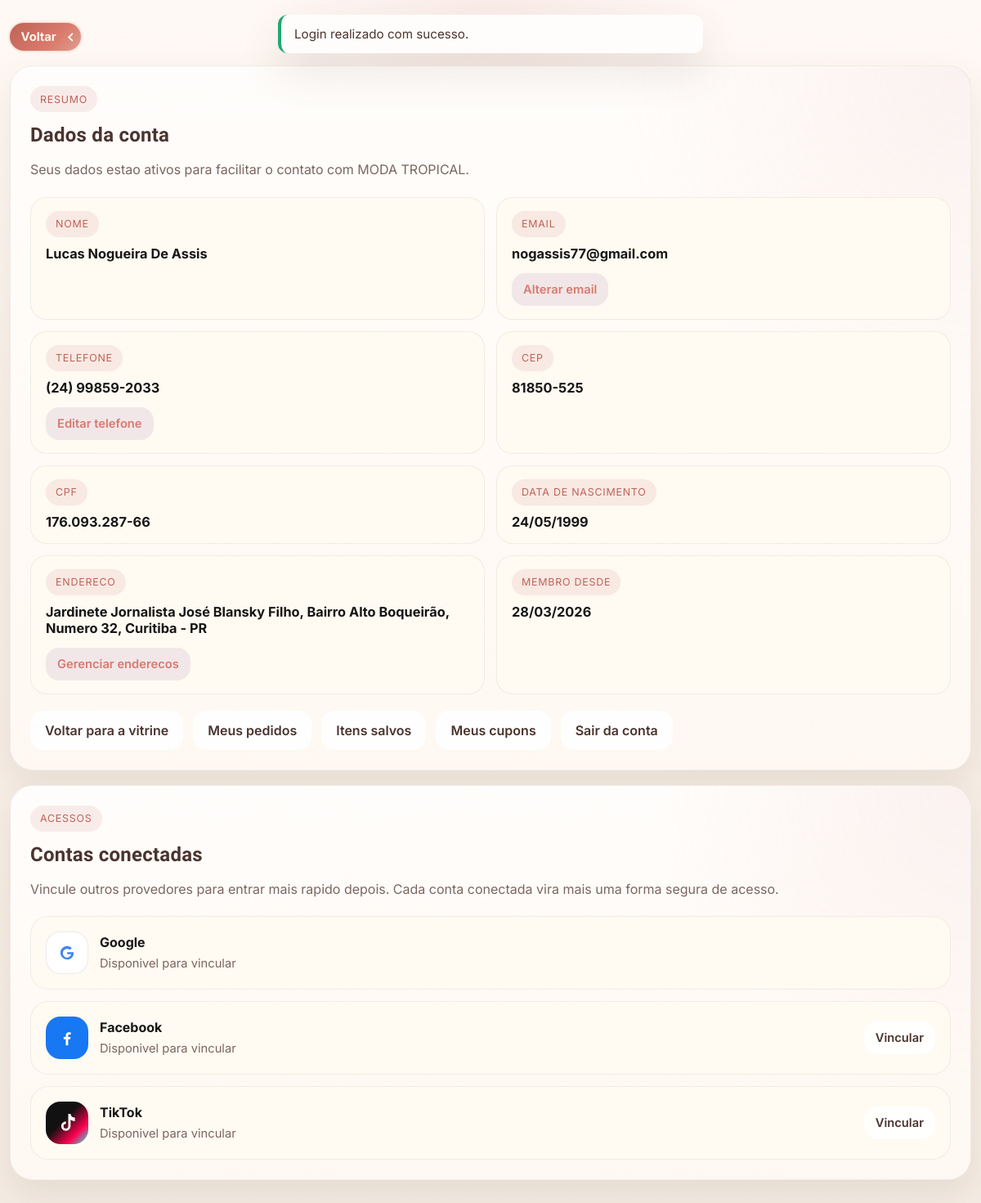
The page /minha-conta.php (signed in) on the database its author committed.
### tables this page shows
CREATE TABLE `configuracoes` (
  `id` int(10) unsigned NOT NULL AUTO_INCREMENT,
  `nome_estabelecimento` varchar(160) NOT NULL,
  `descricao_loja` text DEFAULT NULL,
  `logo` varchar(255) DEFAULT NULL,
  `telefone_whatsapp` varchar(30) DEFAULT NULL,
  `endereco` varchar(255) DEFAULT NULL,
  `horario_funcionamento` varchar(255) DEFAULT NULL,
  `cor_primaria` varchar(20) NOT NULL DEFAULT '#4d137a',
  `cor_secundaria` varchar(20) NOT NULL DEFAULT '#7f56d9',
  `criado_em` timestamp NOT NULL DEFAULT current_timestamp(),
  PRIMARY KEY (`id`)
);

CREATE TABLE `clientes` (
  `id` int(10) unsigned NOT NULL AUTO_INCREMENT,
  `nome` varchar(140) NOT NULL,
  `email` varchar(160) NOT NULL,
  `telefone` varchar(30) DEFAULT NULL,
  `cep` char(8) DEFAULT NULL,
  `endereco` varchar(255) DEFAULT NULL,
  `cpf` char(11) DEFAULT NULL,
  `data_nascimento` date DEFAULT NULL,
  `senha_hash` varchar(255) NOT NULL,
  `email_verificado_em` datetime DEFAULT NULL,
  `ativo` tinyint(1) NOT NULL DEFAULT 1,
  `criado_em` timestamp NOT NULL DEFAULT current_timestamp(),
  PRIMARY KEY (`id`),
  UNIQUE KEY `email` (`email`),
  UNIQUE KEY `uk_clientes_cpf` (`cpf`)
);

### config/database.php (called while the page is built, shortened)
<?php
function db(): PDO
{
    static $pdo = null;
    if ($pdo instanceof PDO) {
        return $pdo;
    }
    $dsn = sprintf(
        'mysql:host=%s;port=%s;dbname=%s;charset=%s',
        DB_HOST,
        DB_PORT,
        DB_NAME,
        DB_CHARSET
    );
    $options = [
        PDO::ATTR_ERRMODE => PDO::ERRMODE_EXCEPTION,
        PDO::ATTR_DEFAULT_FETCH_MODE => PDO::FETCH_ASSOC,
        PDO::ATTR_EMULATE_PREPARES => false,
    ];
    try {
        $pdo = new PDO($dsn, DB_USER, DB_PASS, $options);
    } catch (PDOException $exception) {
        http_response_code(500);
        exit('Falha ao conectar ao banco de dados. Verifique o arquivo config/database.php e a importacao do SQL.');
    }
    return $pdo;
}

### includes/functions.php (called while the page is built, shortened)
<?php
function app_url(string $path = ''): string
{
    $baseUrl = rtrim(APP_URL, '/');
    if ($path === '') {
        return $baseUrl !== '' ? $baseUrl : '/';
    }
    return ($baseUrl !== '' ? $baseUrl : '') . '/' . ltrim($path, '/');
}
function table_exists(string $table): bool
{
    $statement = db()->prepare(
        'SELECT 1
         FROM information_schema.tables
         WHERE table_schema = DATABASE()
           AND table_name = :table
         LIMIT 1'
    );
    $statement->execute(['table' => $table]);
    return (bool) $statement->fetchColumn();
}
function e(?string $value): string
{
    return htmlspecialchars((string) $value, ENT_QUOTES, 'UTF-8');
}
function digits_only(?string $value): string
{
    return preg_replace('/\D+/', '', (string) $value) ?? '';
}
function normalize_cpf(?string $value): string
{
    return digits_only($value);
}
function normalize_cep(?string $value): string
{
    return digits_only($value);
}
function format_cep(?string $value): string
{
    $cep = normalize_cep($value);
    return substr($cep, 0, 5) . '-' . substr($cep, 5, 3);
}
function format_cpf(?string $value): string
{
    $cpf = normalize_cpf($value);
    return substr($cpf, 0, 3) . '.'
        . substr($cpf, 3, 3) . '.'
        . substr($cpf, 6, 3) . '-'
        . substr($cpf, 9, 2);
}
function format_phone(?string $value): string
{
    $phone = digits_only($value);
    if (strlen($phone) === 11) {
        return '(' . substr($phone, 0, 2) . ') ' . substr($phone, 2, 5) . '-' . substr($phone, 7, 4);
    }
    return $phone;
}
function is_valid_birth_date(?string $value): bool
{
    $value = trim((string) $value);
    $date = DateTimeImmutable::createFromFormat('Y-m-d', $value);
    $errors = DateTimeImmutable::getLastErrors();
    $today = new DateTimeImmutable('today');
    $minimum = new DateTimeImmutable('1900-01-01');
    return $date <= $today && $date >= $minimum;
}
function format_birth_date(?string $value): string
{
    $value = trim((string) $value);
    return date('d/m/Y', strtotime($value));
}
function fetch_store_settings(): array
{
    $statement = db()->query('SELECT * FROM configuracoes ORDER BY id ASC LIMIT 1');
    $settings = $statement->fetch() ?: [
        'nome_estabelecimento' => 'Sua Loja',
        'descricao_loja' => 'Atualize as configuracoes da loja no painel administrativo.',
        'logo' => '',
        'telefone_whatsapp' => '',
        'endereco' => '',
        'horario_funcionamento' => '',
        'cor_primaria' => '#D97A6C',
        'cor_secundaria' => '#97B39B',
    ];
    return $settings;
}

### includes/auth.php (called while the page is built, shortened)
<?php
function is_customer_logged_in(): bool
{
    return !empty($_SESSION['customer_id']);
}
function current_customer(): ?array
{
    static $customer = null;
    if ($customer !== null) {
        return $customer;
    }
    $statement = db()->prepare(
        'SELECT id, nome, email, telefone, cep, endereco, cpf, data_nascimento, email_verificado_em, ativo, criado_em
         FROM clientes
         WHERE id = :id
         LIMIT 1'
    );
    $statement->execute(['id' => (int) $_SESSION['customer_id']]);
    $customer = $statement->fetch() ?: null;
    return $customer;
}
function require_customer_auth(): void
{
    $customer = current_customer();
}

### includes/google_auth.php (called while the page is built, shortened)
<?php
function google_login_enabled(): bool
{
    return GOOGLE_LOGIN_ENABLED && trim((string) GOOGLE_CLIENT_ID) !== '';
}
function customer_identities_table_available(): bool
{
    $available = table_exists('cliente_identities');
    return $available;
}

### minha-conta.php (the view, shortened to what this page needs)
<?php
require_customer_auth();
$storeSettings = fetch_store_settings();
$customer = current_customer();
$customerId = (int) ($customer['id'] ?? 0);
$connectedIdentities = fetch_customer_identities_indexed($customerId);
require BASE_PATH . '/includes/header.php';
?>
<main class="page-shell">
    <?php require BASE_PATH . '/includes/customer_area_topbar.php'; ?>
    <section class="account-layout account-layout--single">
        <article class="account-card">
            <div class="account-card__header">
                <span class="auth-form-card__badge">Resumo</span>
                <h2>Dados da conta</h2>
                <p>Seus dados estao ativos para facilitar o contato com <?= e($storeSettings['nome_estabelecimento'] ?? 'a loja'); ?>.</p>
            </div>
            <div class="account-card__grid">
                <div class="account-data">
                    <span>Nome</span>
                    <strong><?= e($customer['nome'] ?? ''); ?></strong>
                </div>
                <div class="account-data">
                    <span>Email</span>
                    <strong><?= e($customer['email'] ?? ''); ?></strong>
                    <a class="btn btn--mini account-data__action" href="<?= e(app_url('editar-contato.php#alterar-email')); ?>">Alterar email</a>
                </div>
                <div class="account-data">
                    <span>Telefone</span>
                    <strong><?= e(format_phone($customer['telefone'] ?? '')); ?></strong>
                    <a class="btn btn--mini account-data__action" href="<?= e(app_url('editar-contato.php#editar-telefone')); ?>">Editar telefone</a>
                </div>
                <div class="account-data">
                    <span>CEP</span>
                    <strong><?= e(format_cep($customer['cep'] ?? '')); ?></strong>
                </div>
                <div class="account-data">
                    <span>CPF</span>
                    <strong><?= e(format_cpf($customer['cpf'] ?? '')); ?></strong>
                </div>
                <div class="account-data">
                    <span>Data de nascimento</span>
                    <strong><?= e(format_birth_date($customer['data_nascimento'] ?? '')); ?></strong>
                </div>
                <div class="account-data">
                    <span>Endereco</span>
                    <strong><?= e($customer['endereco'] ?? ''); ?></strong>
                    <a class="btn btn--mini account-data__action" href="<?= e(app_url('editar-enderecos.php')); ?>">Gerenciar enderecos</a>
                </div>
                <div class="account-data">
                    <span>Membro desde</span>
                    <strong><?= e(date('d/m/Y', strtotime((string) ($customer['criado_em'] ?? 'now')))); ?></strong>
                </div>
            </div>
            <div class="account-card__actions">
                <a class="btn btn--ghost" href="<?= e(app_url()); ?>">Voltar para a vitrine</a>
                <a class="btn btn--ghost" href="<?= e(app_url('meus-pedidos.php')); ?>">Meus pedidos</a>
                <a class="btn btn--ghost" href="<?= e(app_url('itens-salvos.php')); ?>">Itens salvos</a>
                <a class="btn btn--ghost" href="<?= e(app_url('meus-cupons.php')); ?>">Meus cupons</a>
                <a class="btn btn--ghost" href="<?= e(app_url('sair.php')); ?>">Sair da conta</a>
            </div>
        </article>
        <article class="account-card" id="contas-conectadas">
            <div class="account-card__header">
                <span class="auth-form-card__badge">Acessos</span>
                <h2>Contas conectadas</h2>
                <p>Vincule outros provedores para entrar mais rapido depois. Cada conta conectada vira mais uma forma segura de acesso.</p>
            </div>
            <div class="account-identity-list">
                <?php foreach (social_provider_catalog() as $provider => $providerMeta): ?>
                    <?php
                    $identity = $connectedIdentities[$provider] ?? null;
                    $isEnabled = !empty($providerMeta['enabled']);
                    $canDisconnect = $identity ? customer_can_disconnect_social_identity($customerId, $provider) : false;
                    ?>
                    <div class="account-identity-card<?= $identity ? ' is-connected' : ''; ?>">
                        <div class="account-identity-card__brand">
                            <span class="account-identity-card__icon account-identity-card__icon--<?= e($provider); ?>">
                                <?= social_provider_icon_markup($provider); ?>
                            </span>
                            <div class="account-identity-card__copy">
                                <strong><?= e(social_provider_label($provider)); ?></strong>
                                <?php if ($identity): ?>
                                    <span><?= e((string) ($identity['provider_email'] ?? $customer['email'] ?? '')); ?></span>
                                <?php elseif ($isEnabled): ?>
                                    <span>Disponivel para vincular</span>
                                <?php else: ?>
                                    <span>Aguardando configuracao</span>
                                <?php endif; ?>
                            </div>
                        </div>
                        <div class="account-identity-card__actions">
                            <?php if ($identity): ?>
                                <span class="account-identity-card__status is-connected">Conectado</span>
                                <?php if ($canDisconnect): ?>
                                    <form method="post" action="<?= e(app_url('oauth/social_disconnect.php')); ?>">
                                        <input type="hidden" name="csrf_token" value="<?= e(csrf_token()); ?>">
                                        <input type="hidden" name="provider" value="<?= e($provider); ?>">
                                        <button class="btn btn--ghost btn--mini" type="submit">Desvincular</button>
                                    </form>
                                <?php else: ?>
                                    <span class="account-identity-card__hint">Mantenha outra forma de acesso antes de remover este vinculo.</span>
                                <?php endif; ?>
                            <?php elseif ($isEnabled): ?>
                                <?php if ($provider === 'google'): ?>
                                    <div class="account-identity-card__google">
                                        <div
                                            data-google-auth-button
                                            data-google-client-id="<?= e((string) GOOGLE_CLIENT_ID); ?>"
                                            data-google-auth-form="google-link-form"
                                            data-google-button-type="icon"
                                            data-google-button-shape="square"
                                            data-google-button-size="large"
                                            data-google-login-uri="<?= e(absolute_app_url('oauth/google.php')); ?>"
                                        ></div>
                                    </div>
                                    <form method="post" action="<?= e(app_url('oauth/google.php')); ?>" id="google-link-form" class="auth-login-social__hidden-form">
                                        <input type="hidden" name="csrf_token" value="<?= e(csrf_token()); ?>">
                                        <input type="hidden" name="credential" value="" data-google-credential-input>
                                        <input type="hidden" name="mode" value="link">
                                    </form>
                                <?php else: ?>
                                    <a class="btn btn--ghost btn--mini" href="<?= e(social_provider_start_url($provider, 'link')); ?>">Vincular</a>
                                <?php endif; ?>
                            <?php else: ?>
                                <span class="account-identity-card__status">Indisponivel</span>
                            <?php endif; ?>
                        </div>
                    </div>
                <?php endforeach; ?>
            </div>
        </article>
    </section>
</main>
<?php require BASE_PATH . '/includes/footer.php'; ?>

### rows shown on the page
configuracoes: nome_estabelecimento "MODA TROPICAL"
clientes: nome "Lucas Nogueira De Assis", email "nogassis77@gmail.com", telefone "(24) 99859-2033", cep "81850-525", cpf "176.093.287-66", data_nascimento "24/05/1999", endereco "Jardinete Jornalista José Blansky Filho, Bairro Alto Boqueirão, Numero 32, Curitiba - PR", criado_em "28/03/2026"

### other values the page prints
$flash['message'] "Login realizado com sucesso."
social_provider_label($provider) "Google"
social_provider_label($provider) "Facebook"
social_provider_label($provider) "TikTok"
